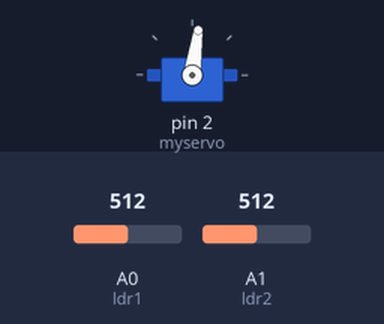
The sketch below on a simulated Arduino Uno, built with avr-gcc and run on an emulated ATmega328P. On the bench: servo. The inputs (shaded band) are chosen by the test bench; at power-on: A0 (ldr1) = 512, A1 (ldr2) = 512.

Above: at 2.2 s.
2.3 s: A0 (ldr1) set to 547
At 3.61 s:
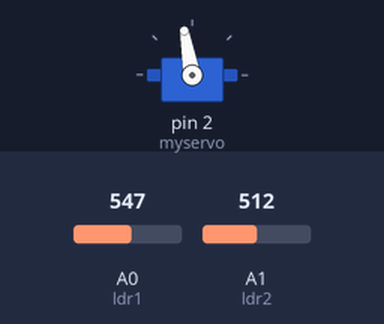
5.3 s: A1 (ldr2) set to 559
6.8 s: A1 (ldr2) set to 583
At 6.87 s:
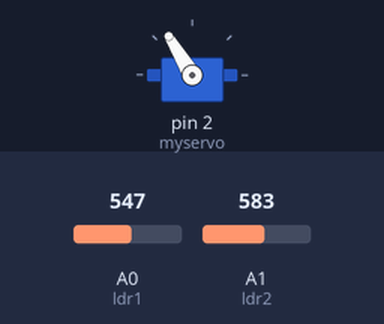
9.8 s: A1 (ldr2) set to 511
Timing chart, 0 to 13.8 s (numbered marks = the images above; inputs shaded):
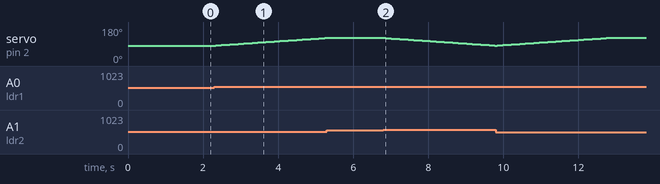

The sketch:

Solar-Tracker-Project-Using-Arduino-UNO.ino
```cpp
#include <Servo.h> //includes the servo library

Servo myservo;

#define ldr1 A0 // set ldr 1 Analog input pin of East ldr as an integer
#define ldr2 A1 // set ldr 2 Analog input pin of West ldr as an integer

int pos = 82;       // initial position of the Horizontal movement controlling servo motor
int tolerance = 20; // allowable tolerance setting - so solar servo motor isn't constantly in motion

void setup()
{
    myservo.attach(2);    // attaches the servo on digital pin 2 to the horizontal movement servo motor
    pinMode(ldr1, INPUT); // set East ldr pin as an input
    pinMode(ldr2, INPUT); // set West ldr pin as an input
    myservo.write(pos);   // write the starting position of the horizontal movement servo motor

    delay(1000); // 1 second delay to allow the solar panel to move to its staring position before comencing solar tracking
}

void loop()
{
    int val1 = analogRead(ldr1); // read the value of ldr 1
    int val2 = analogRead(ldr2); // read the value of ldr 2

    if ((abs(val1 - val2) <= tolerance) || (abs(val2 - val1) <= tolerance))
    {
        // no servo motor horizontal movement will take place if the ldr value is within the allowable tolerance
    }
    else
    {
        if (val1 > val2) // if ldr1 senses more light than ldr2
        {
            pos = pos + 1; // decrement the 90 degree poistion of the horizontal servo motor - this will move the panel position Eastward
        }
        if (val1 < val2) // if ldr2 senses more light than ldr1
        {
            pos = pos - 1; // increment the 90 degree position of the horizontal motor - this will move the panel position Westward
        }
    }

    if (pos > 122)
    {
        pos = 122;
    } // reset the horizontal postion of the motor to 180 if it tries to move past this point
    if (pos < 50)
    {
        pos = 50;
    }                   // reset the horizontal position of the motor to 0 if it tries to move past this point
    myservo.write(pos); // write the starting position to the horizontal motor
    delay(74);
}
```

Measured:
- the behaviour switches between 532 and 533 on A0 (ldr1) (found by bisection; images 0 and 1)
- the behaviour switches between 567 and 568 on A1 (ldr2) (found by bisection; images 1 and 2)
- after the input at 2.3 s, servo on pin 2 (myservo): moves from 82° to 122° over 2.9 s, starting at once
- after the input at 5.3 s, every drawn part: stays the same
- after the input at 6.8 s, servo on pin 2 (myservo): moves from 122° to 82° over 2.9 s, starting after 0.07 s
